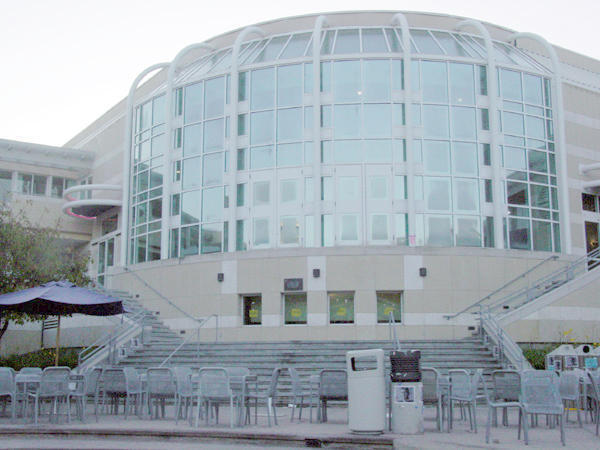
#> input picture HW4 - Homography/price_center20.jpeg, 600 x 450 px
$ jupyter execute --allow-errors HW4.ipynb   (shell and % lines are left out)
#> lines starting #> are read from the running program, lines starting #| are printed output that depends on the picture
# CSE 252B: Computer Vision II, Winter 2022 – Assignment 4
### Instructor: Ben Ochoa
### Due: Wednesday, March 2, 2022, 11:59 PM

## Instructions
* Review the academic integrity and collaboration policies on the course website.
* This assignment must be completed individually.
* All solutions must be written in this notebook
* Math problems must be done in Markdown/LATEX.
* You must show your work and describe your solution.
* Programming aspects of this assignment must be completed using Python in this notebook.
* This notebook contains skeleton code, which should not be modified (this is important for standardization to facilate effeciant grading).
* You may use python packages for basic linear algebra, but you may not use packages that directly solve the problem. If you are uncertain about using a specific package, then please ask the instructional staff whether or not it is allowable.
* You must submit this notebook exported as a pdf. You must also submit this notebook as an .ipynb file.
* You must submit both files (.pdf and .ipynb) on Gradescope. You must mark each problem on Gradescope in the pdf.
* It is highly recommended that you begin working on this assignment early.

[cell 1]
import numpy as np
from PIL import Image
import matplotlib.pyplot as plt
import matplotlib.patches as patches
import time

from scipy.signal import convolve
from scipy import ndimage

# open the input images
I1 = np.array(Image.open('price_center20.jpeg'), dtype='float')/255.
I2 = np.array(Image.open('price_center21.jpeg'), dtype='float')/255.
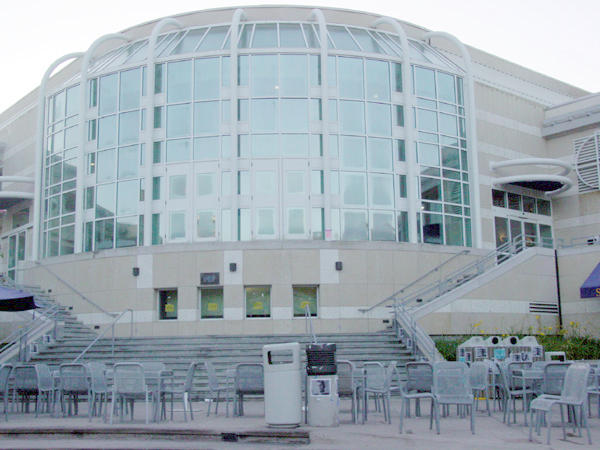
#> input picture HW4 - Homography/price_center21.jpeg, 600 x 450 px

# Display the input images
plt.figure(figsize=(14,8))
plt.subplot(1,2,1)
plt.imshow(I1)
plt.subplot(1,2,2)
plt.imshow(I2)
plt.show()
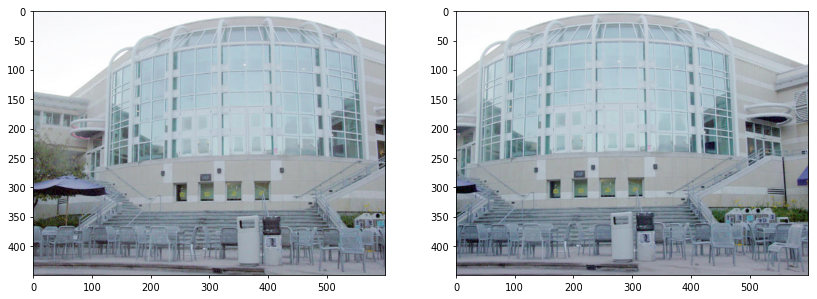
#> figure drawn by matplotlib, 2 panels

## Problem 1 (Programming): Feature detection (20 points)
Download input data from the course website. The file price_center20.jpeg
contains image 1 and the file price_center21.jpeg contains image 2.

For each input image, calculate an image where each pixel value is the minor
eigenvalue of the gradient matrix

$N=\left[ \begin{array}{cc}
\sum\limits_w I_x^2 & \sum\limits_w I_x I_y\\
\sum\limits_w I_x I_y & \sum\limits_w I_y^2
\end{array} \right]$

where w is the window about the pixel, and $I_x$ and $I_y$ are the gradient images in
the x and y direction, respectively. Calculate the gradient images using the fivepoint
central difference operator. Set resulting values that are below a specified
threshold value to zero (hint: calculating the mean instead of the sum in N allows
for adjusting the size of the window without changing the threshold value). Apply
an operation that suppresses (sets to 0) local (i.e., about a window) nonmaximum
pixel values in the minor eigenvalue image. Vary these parameters such that 600–650 features are detected in each image. For resulting nonzero pixel
values, determine the subpixel feature coordinate using the Forstner corner point
operator.

#### Report your final values for:
 * the size of the feature detection window (i.e. the size of the window used to calculate the elements in the gradient matrix N)
 * the minor eigenvalue threshold value
 * the size of the local nonmaximum suppression window
 * the resulting number of features detected (i.e. corners) in each image.

#### Display figures for:
 * original images with detected features

A typical implementation takes around <strong>30</strong> seconds to run. If yours takes more than <strong>60</strong> seconds, you may lose points.

[cell 2]
def ImageGradient(I):
    # inputs:
    # I is the input image (may be mxn for Grayscale or mxnx3 for RGB)
    #
    # outputs:
    # Ix is the derivative of the magnitude of the image w.r.t. x
    # Iy is the derivative of the magnitude of the image w.r.t. y

    m, n = I.shape[:2]

    # Define filter kernel
    f = np.array([[-1,8,0,-8,1]])/12
    if(I.ndim == 3):
        # RGB Image
        filter_x = f[..., np.newaxis]
        filter_y = np.transpose(filter_x, (1,0,2))
    else:
        filter_x = f
        filter_y = f.T

    # Convolve to generate gradient images
    I_x = convolve(I, filter_x, mode = 'valid')
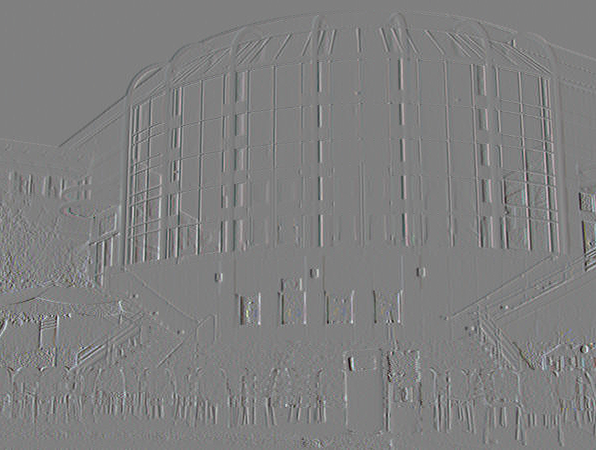
#> I_x: shape (450, 596, 3) float64; mean R, G, B 3.94e-05, 5.56e-05, 8.2e-05; drawn with min black and max white
    I_y = convolve(I, filter_y, mode = 'valid')
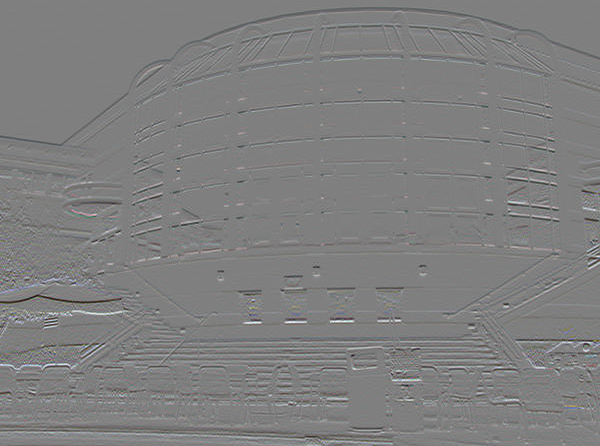
#> I_y: shape (446, 600, 3) float64; mean R, G, B -0.000939, -0.00091, -0.000844; drawn with min black and max white

    # Pad gradient image to restore original shape
    p = 2
    Iy = np.pad(I_y,((p,p),(0,0),(0,0)), 'constant', constant_values = 0)
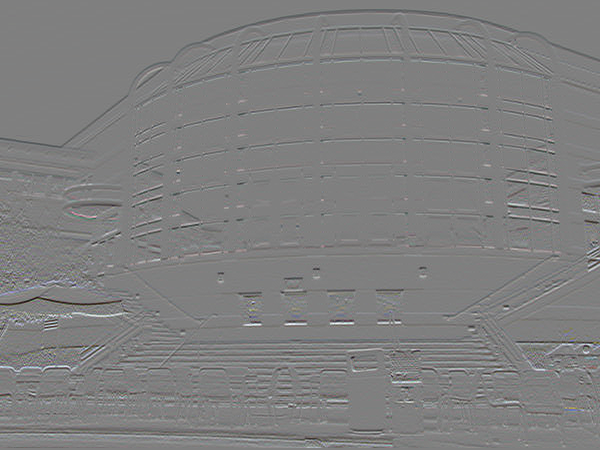
#> Iy: shape (450, 600, 3) float64; mean R, G, B -0.000931, -0.000901, -0.000837; drawn with min black and max white
    Ix = np.pad(I_x,((0,0),(p,p),(0,0)), 'constant', constant_values = 0)
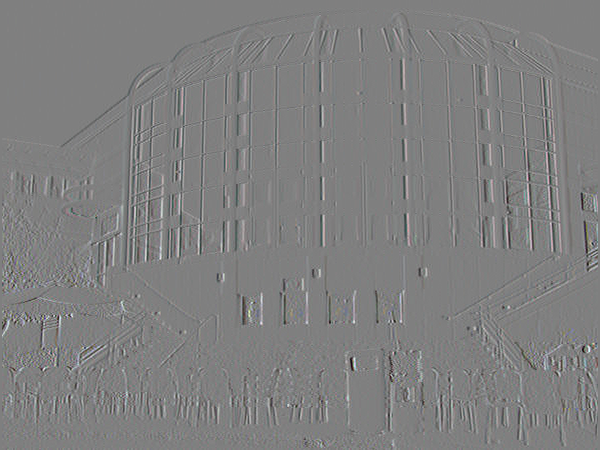
#> Ix: shape (450, 600, 3) float64; mean R, G, B 3.92e-05, 5.52e-05, 8.15e-05; drawn with min black and max white


    return Ix, Iy


def MinorEigenvalueImage(Ix, Iy, w):
    # Calculate the minor eigenvalue image J
    #
    # inputs:
    # Ix is the derivative of the magnitude of the image w.r.t. x
    # Iy is the derivative of the magnitude of the image w.r.t. y
    # w is the size of the window used to compute the gradient matrix N
    #
    # outputs:
    # J0 is the mxn minor eigenvalue image of N before thresholding

    m, n = Ix.shape[:2]
    J0 = np.zeros((m,n))

    # Pad the Image
    p = int(w/2)
    Ix = np.pad(Ix,((p,p),(p,p),(0,0)), 'constant', constant_values = 0)
    Iy = np.pad(Iy,((p,p),(p,p),(0,0)), 'constant', constant_values = 0)

    #Calculate your minor eigenvalue image J0.
    for i in range(p,p+m):
        for j in range(p,p+n):
            # Extract window
            Ix_window = Ix[i-p:i+p+1,j-p:j+p+1,:]
            Iy_window = Iy[i-p:i+p+1,j-p:j+p+1,:]
            assert Ix_window.shape[0] == w, "Window mismatch in minor eigen value"
            # Compute gradient matrix entries
            Ix_2 = np.sum(np.multiply(Ix_window,Ix_window))
            Iy_2 = np.sum(np.multiply(Iy_window,Iy_window))
            Ixy = np.sum(np.multiply(Iy_window,Ix_window))
            # Compute trace and determininat
            T = Ix_2 + Iy_2
            D = Ix_2*Iy_2 - Ixy*Ixy
            k = np.maximum(T*T - 4*D,0)
            J0[i-p,j-p] =  (T - np.sqrt(k))/2

    return J0

def NMS(J, w_nms):
    # Apply nonmaximum supression to J using window w_nms
    #
    # inputs:
    # J is the minor eigenvalue image input image after thresholding
    # w_nms is the size of the local nonmaximum suppression window
    #
    # outputs:
    # J2 is the mxn resulting image after applying nonmaximum suppression
    #

    J2 = J.copy()
    J_max = ndsimage.maximum_filter(J, size = (w_nms, w_nms), mode =  'constant', cval = 0)
    J2[J < J_max] = 0


    return J2

def ForstnerCornerDetector(Ix, Iy, w, t, w_nms):
    # Calculate the minor eigenvalue image J
    # Threshold J
    # Run non-maxima suppression on the thresholded J
    # Gather the coordinates of the nonzero pixels in J
    # Then compute the sub pixel location of each point using the Forstner operator
    #
    # inputs:
    # Ix is the derivative of the magnitude of the image w.r.t. x
    # Iy is the derivative of the magnitude of the image w.r.t. y
    # w is the size of the window used to compute the gradient matrix N
    # t is the minor eigenvalue threshold
    # w_nms is the size of the local nonmaximum suppression window
    #
    # outputs:
    # C is the number of corners detected in each image
    # pts is the 2xC array of coordinates of subpixel accurate corners
    #     found using the Forstner corner detector
    # J0 is the mxn minor eigenvalue image of N before thresholding
    # J1 is the mxn minor eigenvalue image of N after thresholding
    # J2 is the mxn minor eigenvalue image of N after thresholding and NMS

#> called with w = 7, t = 0.125, w_nms = 7
    m, n = Ix.shape[:2]
#> (the rest of the program and of its run is left out)
